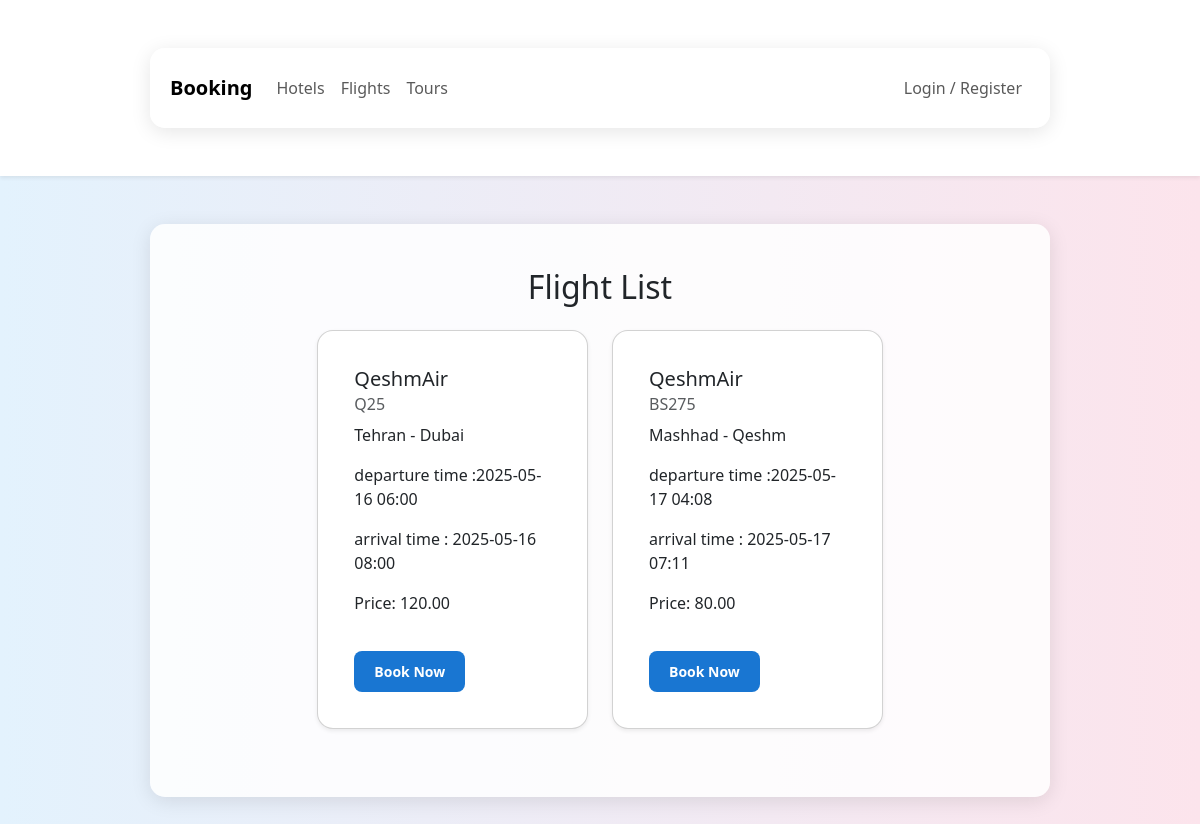
The app's page /flights/ with its own data.
### booking/models.py (models this page shows, shortened)
class Flight(models.Model):
    flight_number = models.CharField(max_length=20, unique=True)
    origin = models.CharField(max_length=100)
    destination = models.CharField(max_length=100)
    departure_time = models.DateTimeField()
    arrival_time = models.DateTimeField()
    airline = models.ForeignKey(Airline, on_delete=models.CASCADE)
    seat_count = models.IntegerField()
    available_seats = models.IntegerField()
    price = models.DecimalField(max_digits=10, decimal_places=2)

class Airline(models.Model):
    name = models.CharField(max_length=100)
    manager = models.ForeignKey(User, on_delete=models.CASCADE, related_name="managed_airlines")
    def __str__(self):
        return self.name

### booking/views.py (the view)
# urls.py: path('flights/', views.flight_list, name='flight_list'),
def flight_list(request):
    flights = Flight.objects.all()
    user_role = None
    if request.session.get("username"):
        user = User.objects.get(username=request.session["username"])
        user_role = user.role
    return render(
        request, "flight_list.html", {"flights": flights, "user_role": user_role}
    )

### booking/templates/flight_list.html (shortened to what this page needs)
{% extends 'base.html' %}
{% block content %}
<div class="my-4">
  <h2 class="text-center mb-4">Flight List</h2>
  <div class="row justify-content-center">
    {% for flight in flights %}
      <div class="col-md-6 col-lg-4 mb-4">
        <div class="card h-100 shadow-sm rounded-4">
          <div class="card-body">
            <h5 class="card-title">{{ flight.airline }}</h5>
            <h6 class="card-subtitle mb-2 text-muted">{{ flight.flight_number }}</h6>
            <p class="card-text">{{ flight.origin }} - {{ flight.destination }}</p>
            <p class="card-text">departure time :{{ flight.departure_time|date:"Y-m-d H:i" }}</p>
            <p class="card-text">arrival time : {{ flight.arrival_time|date:"Y-m-d H:i" }}</p>
            <p class="card-text">Price: {{ flight.price }}</p>
            <a href="{% url 'reserve_item' 'flight' flight.id %}" class="btn btn-primary btn-sm">Book Now</a>
          </div>
        </div>
      </div>
    {% empty %}
      <p class="text-muted text-center">No flights available.</p>
    {% endfor %}
  </div>
</div>
{% endblock %}

### booking/static/assets/styles/bookings.css (style rules this page uses)
body { font-family: 'Segoe UI', Tahoma, Geneva, Verdana, sans-serif; background: linear-gradient(to right, #e3f2fd, #fce4ec); margin: 0; padding: 0; }
.card { background: #ffffff; border-radius: 12px; padding: 20px; box-shadow: 0 2px 8px rgba(0, 0, 0, 0.1); transition: transform 0.3s ease, box-shadow 0.3s ease; }
.btn { display: inline-block; padding: 10px 20px; background-color: #1976d2; color: #fff; border: none; border-radius: 8px; text-decoration: none; text-align: center; font-weight: bold; transition: background-color 0.3s ease; margin-top: 20px; }

### records on screen
Flight: airline "QeshmAir", flight_number "Q25", origin "Tehran", destination "Dubai", departure_time "2025-05-16 06:00", arrival_time "2025-05-16 08:00", price "120.00"
Flight: airline "QeshmAir", flight_number "BS275", origin "Mashhad", destination "Qeshm", departure_time "2025-05-17 04:08", arrival_time "2025-05-17 07:11", price "80.00"
